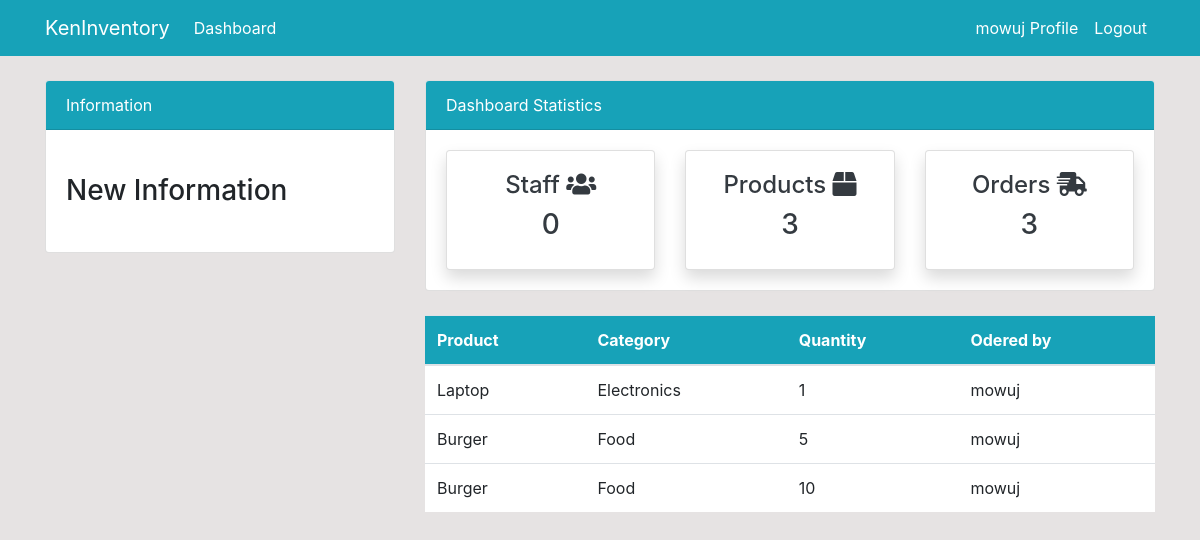
The app's page /order/ (signed in) with its own data.
### dashboard/models.py (models this page shows, shortened)
class Order(models.Model):
    name = models.ForeignKey(Product, on_delete=models.CASCADE, null=True)
    customer = models.ForeignKey(User, on_delete=models.CASCADE, null=True)
    order_quantity = models.PositiveIntegerField(null=True)

class Product(models.Model):
    name = models.CharField(max_length=100, null=True)
    quantity = models.PositiveIntegerField(null=True)
    category = models.CharField(max_length=50, choices=CATEGORY, null=True)
    def __str__(self):
        return f'{self.name}'

### dashboard/views.py (the view)
# urls.py: path('order/', views.order, name='dashboard-order'),
@login_required(login_url='user-login')
def order(request):
    order = Order.objects.all()
    order_count = order.count()
    customer = User.objects.filter(groups=2)
    customer_count = customer.count()
    product = Product.objects.all()
    product_count = product.count()
    context = {
        'order': order,
        'customer_count': customer_count,
        'product_count': product_count,
        'order_count': order_count,
    }
    return render(request, 'dashboard/order.html', context)

### templates/dashboard/order.html (shortened to what this page needs)
{% extends 'partials/base.html' %}
{% block content %}
{% include 'partials/topside.html' %}
<div class="row my-4">
    <div class="col-md-4"></div>
    <div class="col-md-8">
        <table class="table bg-white">
            <thead class="bg-info text-white">
                <tr>
                    <th scope="col">Product</th>
                    <th scope="col">Category</th>
                    <th scope="col">Quantity</th>
                    <th scope="col">Odered by</th>
                </tr>
            </thead>
            <tbody>
                {% for order in order %}
                <tr>
                    <td>{{ order.name }}</td>
                    <td>{{ order.name.category }}</td>
                    <td>{{ order.order_quantity }}</td>
                    <td>{{ order.customer.username }}</td>
                </tr>
                {% endfor %}
            </tbody>
        </table>
    </div>
</div>
{% endblock %}

### templates/partials/base.html (shortened to what this page needs)
{% load static %}
<!doctype html>
<html lang="en">
<head>
    <link rel="stylesheet" href="https://cdn.jsdelivr.net/npm/bootstrap@4.6.0/dist/css/bootstrap.min.css"
>
    <link rel="stylesheet" href="https://use.fontawesome.com/releases/v5.15.2/css/all.css"
>
    <link rel="stylesheet" href="{% static 'style.css' %}">
</head>
<body>
    {% include 'partials/nav.html' %}
    <div class="container">
        {% block content %}
        {% endblock %}
    </div>
</body>
</html>

### templates/partials/nav.html (shortened to what this page needs)
<nav class="navbar navbar-expand-lg navbar-info bg-info">
    <div class="container">
        {% if user.is_authenticated %}
        <a class="navbar-brand text-white" href="{% url 'dashboard-index' %}">KenInventory</a>
        <div class="collapse navbar-collapse" id="navbarSupportedContent">
            <ul class="navbar-nav mr-auto">
                <li class="nav-item active">
                    <a class="nav-link text-white" href="{% url 'dashboard-index' %}">Dashboard </a>
                </li>
            </ul>
            <ul class="navbar-nav ml-auto">
                <li class="nav-item active">
                    <a class="nav-link text-white" href="{% url 'user-profile' %}">{{ user.username }} Profile
                        <span class="sr-only">(current)</span></a>
                </li>
                <li class="nav-item">
                    <a class="nav-link text-white" href="{% url 'user-logout' %}">Logout</a>
                </li>
            </ul>
            {% endif %}
        </div>
    </div>
</nav>

### templates/partials/topside.html
<div class="row">
    <div class="col-md-4 mt-4">
        <div class="card">
            <div class="card-header bg-info text-white">
                Information
            </div>
            <div class="card-body">
                <marquee behavior="" direction="">
                    <h3 class="my-4">New Information</h3>
                </marquee>
            </div>
        </div>
    </div>
    <div class="col-md-8 mt-4">
        <div class="card">
            <div class="card-header bg-info text-white">
                Dashboard Statistics
            </div>
            <div class="card-body">
                <div class="row">
                    <div class="col-md-4">
                        <a class="text-decoration-none text-dark" href="{% url 'dashboard-customers' %}">
                            <div class="card my-card shadow">
                                <div class="card-body text-center">
                                    <h4>Staff <i class="fas fa-users"></i></h4>
                                    <h3>{{ customer_count }}</h3>
                                </div>
                            </div>
                        </a>
                    </div>
                    <div class="col-md-4">
                        <a class="text-decoration-none text-dark" href="{% url 'dashboard-products' %}">
                            <div class="card my-card shadow">
                                <div class="card-body text-center">
                                    <h4>Products <i class="fas fa-box"></i></h4>
                                    <h3>{{ product_count }}</h3>
                                </div>
                            </div>
                        </a>
                    </div>
                    <div class="col-md-4">
                        <a class="text-decoration-none text-dark" href="{% url 'dashboard-order' %}">
                            <div class="card my-card shadow">
                                <div class="card-body text-center">
                                    <h4>Orders <i class="fas fa-shipping-fast"></i></h4>
                                    <h3>{{ order_count }}</h3>
                                </div>
                            </div>
                        </a>
                    </div>
                </div>
            </div>
        </div>
    </div>
</div>

### static/style.css (style rules this page uses)
body { background: rgb(230, 227, 227); }

### records on screen
Order: name "Laptop", name.category "Electronics", order_quantity "1", customer.username "mowuj"
Order: name "Burger", name.category "Food", order_quantity "5", customer.username "mowuj"
Order: name "Burger", name.category "Food", order_quantity "10", customer.username "mowuj"

### other values on screen
{{ user.username }} "mowuj"
{{ customer_count }} "0"
{{ product_count }} "3"
{{ order_count }} "3"
